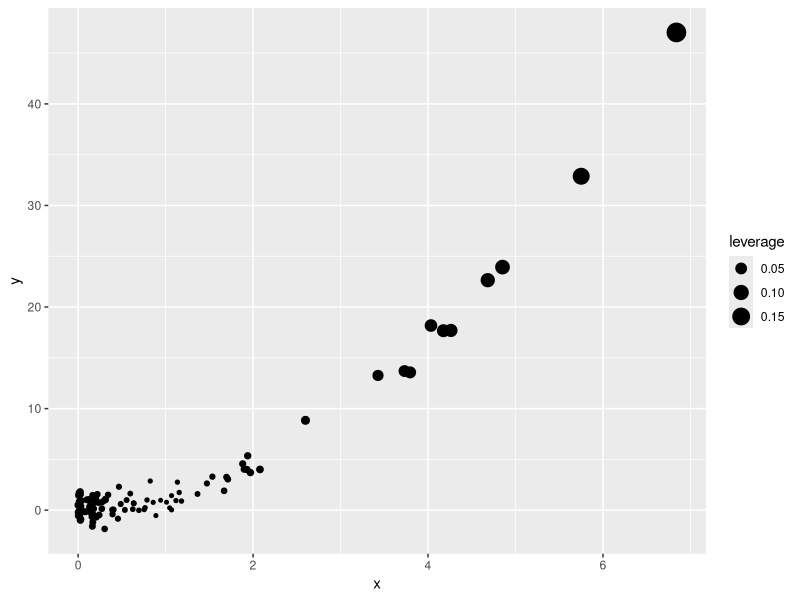
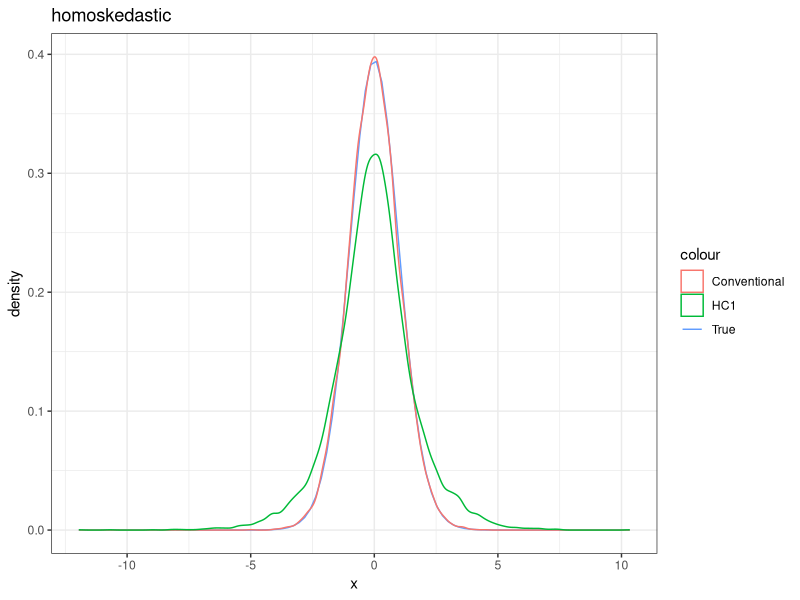
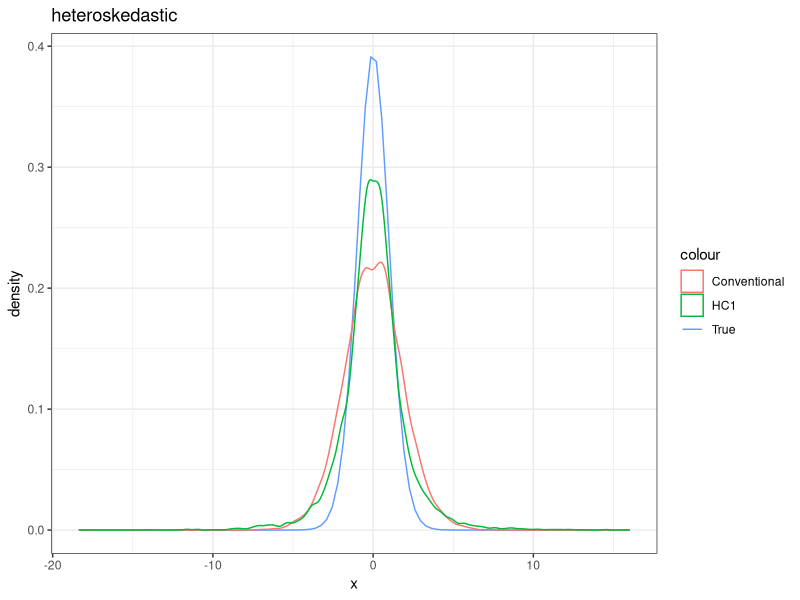

Source code (R) for these figures, in order:
## ---- chunk 1
knitr::opts_chunk$set(echo = FALSE, message=FALSE, warning=FALSE)
## ---- chunk 2
library(ggplot2)
library(dplyr)
library(sandwich)

set.seed(102030)

  x <-rchisq(100,df=1)
  e <-rnorm(100)
  y <- x^2+e
  b <- lm(y~x, data=as.data.frame(cbind(x,e,y)))

leverage <- hatvalues(b)
data <- data.frame(cbind(x,y,leverage))

 ggplot(aes(x=x, y=y, size=leverage),data=data) +
   geom_point()
## ---- chunk 3
dgp <- function(sig){
   d <-c(rep(1,3),rep(0,27))
  
   sigmas <-c(rep(1, 3),rep(sig, 27))
   e <-rnorm(30,mean = 0,sd = sigmas)
   y <- e
   reg <- lm(y~d, data=as.data.frame(cbind(y,d)))
   conv <- cbind(sig,"conventional",t(summary(reg)$coef[2,]))
   
   HC1 <- vcovHC(reg, type = "HC1")[2,2]
   HC1 <- cbind(sig,"HC1",conv[3],sqrt(HC1),0,0)
   
   uHC1 <- vcovHC(reg, omega= (30/28)*sigmas^2)[2,2]
   uHC1 <- cbind(sig,"uHC1",conv[3],sqrt(uHC1),0,0)
   
   res <- data.frame(rbind(conv,HC1,uHC1))
   
   return(res)
 }
 

 S <- 10000
 params_gr <-expand.grid(1:S, sig=c(0.5, 1))
 res_gr <-mapply(dgp, sig=params_gr$sig, SIMPLIFY = FALSE) %>%
   bind_rows()
 res_gr$Std..Error <- as.numeric(res_gr$Std..Error)
 res_gr$Estimate <- as.numeric(res_gr$Estimate)
 res_gr$Pr...t.. <- as.numeric(res_gr$Pr...t..)
 res_gr$tt<- res_gr$Estimate/res_gr$Std..Error 
 res_gr$p_values <- pt(-abs(res_gr$tt),28)*2
 
 
 res_gr %>% group_by(sig) %>% filter(V2== "conventional") %>% 
   summarise(mean=mean(Estimate),sd=sd(Estimate),five=sum(Pr...t..<0.05)/S)
 
 
 res_gr %>% group_by(sig,V2) %>% 
   summarise(mean=mean(Std..Error,na.rm=T),sd=sd(Std..Error),five=sum(p_values<0.05)/S)
 
 
## ---- chunk 4
tdist.conventional.ho <- res_gr %>% filter(V2== "conventional", sig==1) %>% select(tt)
 tdist.conventional.he <- res_gr %>% filter(V2== "conventional", sig==0.5) %>% select(tt)
 tdist.HC1.ho <- res_gr %>% filter(V2== "HC1", sig==1) %>% select(tt)
 tdist.HC1.he <- res_gr %>% filter(V2== "HC1", sig==0.5) %>% select(tt)
 
 
 ggplot(data.frame(x = c(-4, 4)), aes(x = x)) +
   stat_function(fun = dt, args = list(df = 28),aes(colour = "True")) + 
   geom_density(data=tdist.conventional.ho, aes(x=tt,colour = "Conventional")) + 
   geom_density(data=tdist.HC1.ho, aes(x=tt,colour = "HC1")) + 
   theme_bw() +
   ggtitle("homoskedastic")
## ---- chunk 5
 ggplot(data.frame(x = c(-4, 4)), aes(x = x)) +
   stat_function(fun = dt, args = list(df = 28),aes(colour = "True")) + 
   geom_density(data=tdist.conventional.he, aes(x=tt,colour = "Conventional")) + 
   geom_density(data=tdist.HC1.he, aes(x=tt,colour = "HC1")) + 
   theme_bw() +
   ggtitle("heteroskedastic")
